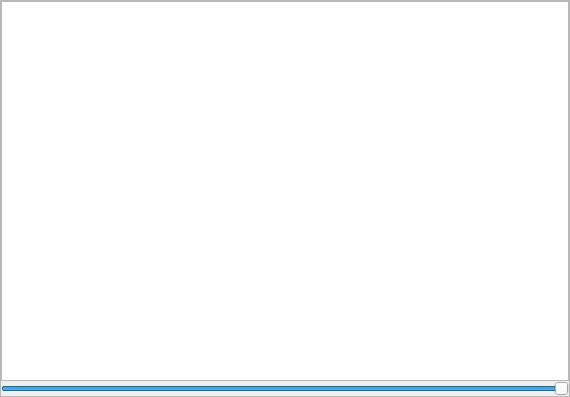
<?xml version="1.0" encoding="UTF-8"?>
<ui version="4.0">
 <class>Items</class>
 <widget class="QFrame" name="Items">
  <property name="geometry">
   <rect>
    <x>0</x>
    <y>0</y>
    <width>570</width>
    <height>397</height>
   </rect>
  </property>
  <property name="windowTitle">
   <string>Frame</string>
  </property>
  <property name="frameShape">
   <enum>QFrame::StyledPanel</enum>
  </property>
  <property name="frameShadow">
   <enum>QFrame::Raised</enum>
  </property>
  <layout class="QVBoxLayout" name="verticalLayout">
   <property name="spacing">
    <number>0</number>
   </property>
   <property name="leftMargin">
    <number>0</number>
   </property>
   <property name="topMargin">
    <number>0</number>
   </property>
   <property name="rightMargin">
    <number>0</number>
   </property>
   <property name="bottomMargin">
    <number>0</number>
   </property>
   <item>
    <widget class="QTableWidget" name="tableWidget"/>
   </item>
   <item>
    <widget class="QSlider" name="horizontalSlider">
     <property name="maximum">
      <number>100</number>
     </property>
     <property name="value">
      <number>100</number>
     </property>
     <property name="orientation">
      <enum>Qt::Horizontal</enum>
     </property>
    </widget>
   </item>
  </layout>
 </widget>
 <resources/>
 <connections/>
</ui>
